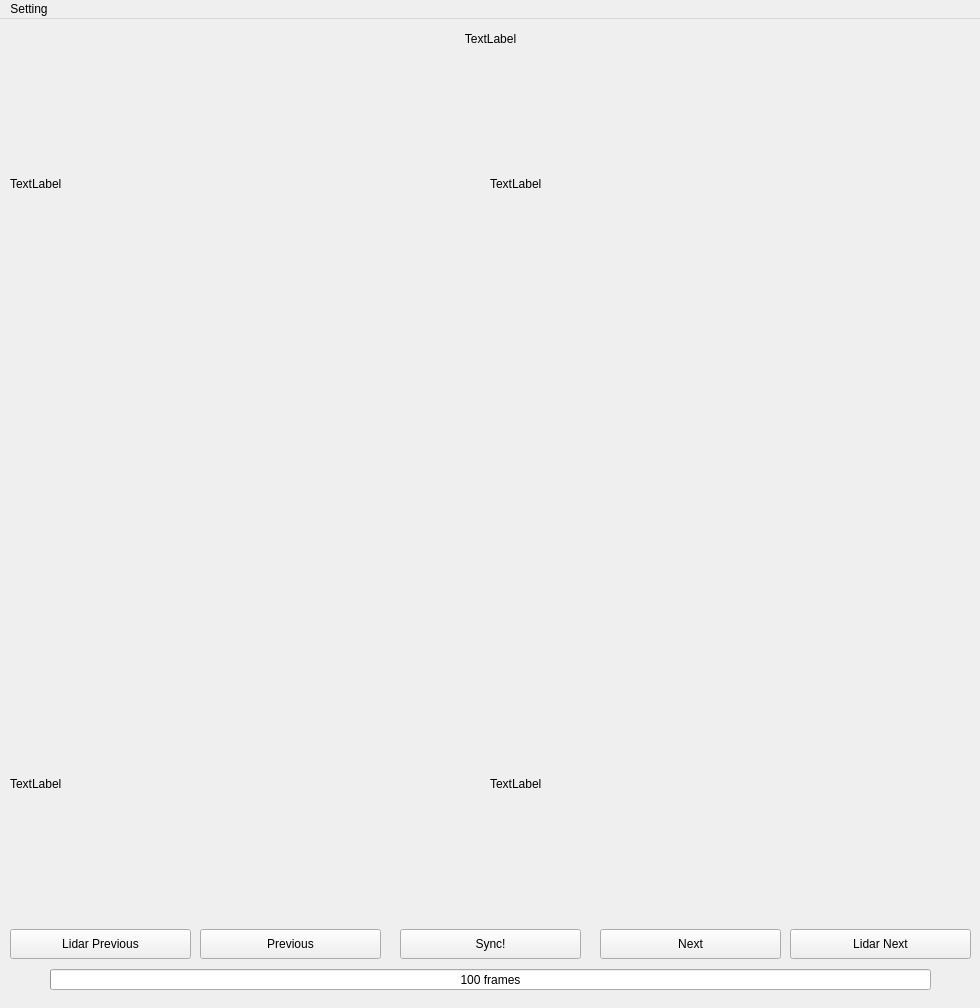
<?xml version="1.0" encoding="UTF-8"?>
<ui version="4.0">
 <class>MainWindow</class>
 <widget class="QMainWindow" name="MainWindow">
  <property name="geometry">
   <rect>
    <x>0</x>
    <y>0</y>
    <width>980</width>
    <height>1008</height>
   </rect>
  </property>
  <property name="windowTitle">
   <string>Syncro</string>
  </property>
  <widget class="QWidget" name="centralwidget">
   <widget class="QWidget" name="verticalLayoutWidget">
    <property name="geometry">
     <rect>
      <x>10</x>
      <y>300</y>
      <width>961</width>
      <height>331</height>
     </rect>
    </property>
    <layout class="QVBoxLayout" name="layout"/>
   </widget>
   <widget class="QLabel" name="label0">
    <property name="geometry">
     <rect>
      <x>10</x>
      <y>30</y>
      <width>480</width>
      <height>270</height>
     </rect>
    </property>
    <property name="text">
     <string>TextLabel</string>
    </property>
   </widget>
   <widget class="QLabel" name="label3">
    <property name="geometry">
     <rect>
      <x>490</x>
      <y>30</y>
      <width>480</width>
      <height>270</height>
     </rect>
    </property>
    <property name="text">
     <string>TextLabel</string>
    </property>
   </widget>
   <widget class="QLabel" name="label1">
    <property name="geometry">
     <rect>
      <x>10</x>
      <y>630</y>
      <width>480</width>
      <height>270</height>
     </rect>
    </property>
    <property name="text">
     <string>TextLabel</string>
    </property>
   </widget>
   <widget class="QLabel" name="label2">
    <property name="geometry">
     <rect>
      <x>490</x>
      <y>630</y>
      <width>480</width>
      <height>270</height>
     </rect>
    </property>
    <property name="text">
     <string>TextLabel</string>
    </property>
   </widget>
   <widget class="QPushButton" name="previous">
    <property name="geometry">
     <rect>
      <x>200</x>
      <y>910</y>
      <width>181</width>
      <height>30</height>
     </rect>
    </property>
    <property name="text">
     <string>Previous</string>
    </property>
    <property name="shortcut">
     <string>A</string>
    </property>
   </widget>
   <widget class="QPushButton" name="next">
    <property name="geometry">
     <rect>
      <x>600</x>
      <y>910</y>
      <width>181</width>
      <height>30</height>
     </rect>
    </property>
    <property name="text">
     <string>Next</string>
    </property>
    <property name="shortcut">
     <string>D</string>
    </property>
   </widget>
   <widget class="QPushButton" name="sync">
    <property name="geometry">
     <rect>
      <x>400</x>
      <y>910</y>
      <width>181</width>
      <height>30</height>
     </rect>
    </property>
    <property name="text">
     <string>Sync!</string>
    </property>
    <property name="shortcut">
     <string>S</string>
    </property>
   </widget>
   <widget class="QPushButton" name="lidar_previous">
    <property name="geometry">
     <rect>
      <x>10</x>
      <y>910</y>
      <width>181</width>
      <height>30</height>
     </rect>
    </property>
    <property name="text">
     <string>Lidar Previous</string>
    </property>
    <property name="shortcut">
     <string>Q</string>
    </property>
   </widget>
   <widget class="QPushButton" name="lidar_next">
    <property name="geometry">
     <rect>
      <x>790</x>
      <y>910</y>
      <width>181</width>
      <height>30</height>
     </rect>
    </property>
    <property name="text">
     <string>Lidar Next</string>
    </property>
    <property name="shortcut">
     <string>E</string>
    </property>
   </widget>
   <widget class="QProgressBar" name="progressBar">
    <property name="geometry">
     <rect>
      <x>50</x>
      <y>950</y>
      <width>881</width>
      <height>21</height>
     </rect>
    </property>
    <property name="value">
     <number>0</number>
    </property>
    <property name="format">
     <string>%m frames</string>
    </property>
   </widget>
   <widget class="QLabel" name="label">
    <property name="geometry">
     <rect>
      <x>10</x>
      <y>10</y>
      <width>961</width>
      <height>20</height>
     </rect>
    </property>
    <property name="text">
     <string>TextLabel</string>
    </property>
    <property name="alignment">
     <set>Qt::AlignCenter</set>
    </property>
   </widget>
  </widget>
  <widget class="QMenuBar" name="menubar">
   <property name="geometry">
    <rect>
     <x>0</x>
     <y>0</y>
     <width>980</width>
     <height>22</height>
    </rect>
   </property>
   <widget class="QMenu" name="menuSetting">
    <property name="title">
     <string>Setting</string>
    </property>
    <addaction name="actionOpen"/>
    <addaction name="actionSync"/>
    <addaction name="actionNoSync"/>
   </widget>
   <addaction name="menuSetting"/>
  </widget>
  <action name="actionOpen">
   <property name="text">
    <string>Open</string>
   </property>
  </action>
  <action name="actionSync">
   <property name="text">
    <string>Have to Sync</string>
   </property>
  </action>
  <action name="actionNoSync">
   <property name="text">
    <string>No Sync</string>
   </property>
  </action>
 </widget>
 <resources/>
 <connections/>
</ui>
